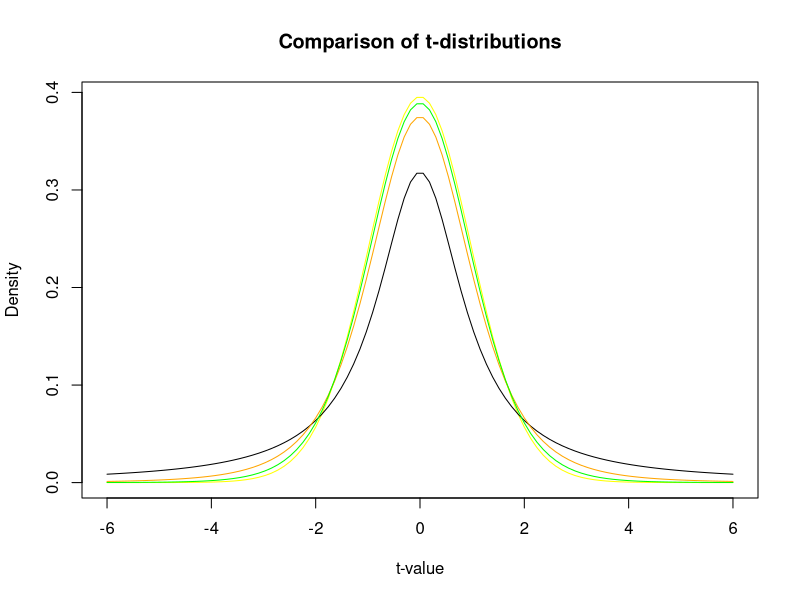

Write R code to recreate this figure.
#Q3. Generate a vector of 100 values between -6 and 6.use the dt function to find
#the values of a t-distribution given a random variable x and certain degrees of fr
#Using these values plot the density function for student’s t-distribution.
#Shows a comparison of probability density functions having different degrees of fr

# Generate a vector of 100 values between -6 and 6
x <- seq(-6, 6, length = 100)
x
# Degrees of freedom
df = c(1,4,10,30)
colour = c("black", "orange", "green", "yellow")
#find the values of t-dist
dt(x,df[1])
dt(x,df[2])
dt(x,df[3])
dt(x,df[4])
#plot the density function
plot(x,dt(x,df[4]),type = "l",xlab = "t-value", ylab = "Density", main = "Comparison of t-distributions", col=colour[4])
for (i in 1:3){
  lines(x,dt(x,df[i]),type = "l",col = colour[i])
}
